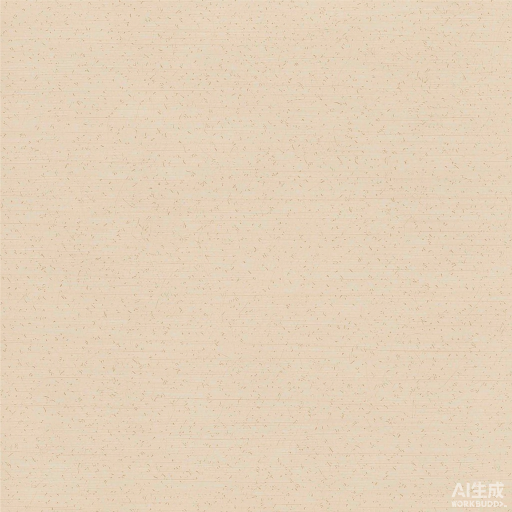
#> input picture design/brand-source/Seamless_tileable_paper_textur_2026-10-05T15-29-10.png, 1024 x 1024 px, found by its file name (shown at 1/2 size)
$ python process-brand-assets.py
#> lines starting #> are read from the running program, lines starting #| are printed output that depends on the picture
# -*- coding: utf-8 -*-
"""把 AI 生成的原图处理成小程序可直接用的资源。

做三件事：
1. 裁掉右下角水印（纹理图）
2. 压到小程序包体友好的尺寸与体积
3. 输出最终文件并打印体积对比
"""
import os
from PIL import Image

BASE = r"D:\we-chat\project\miniprogram-11\miniprogram\images\brand"

SRC_TEXTURE = os.path.join(
    BASE, "Seamless_tileable_paper_textur_2026-10-05T15-29-10.png")
SRC_MARK = os.path.join(
    BASE, "Minimal_letterpress_logo_mark__2026-10-05T15-29-11.png")

OUT_TEXTURE = os.path.join(BASE, "paper-texture.jpg")
OUT_MARK = os.path.join(BASE, "brand-mark.png")


def human(n):
    return "%.1f KB" % (n / 1024.0)


# ---------- 1. 纸张纹理 ----------
# 水印在右下角，裁掉底部 8% 即可（纹理本身近似无缝，裁切不影响观感）
im = Image.open(SRC_TEXTURE).convert("RGB")
#> im is the input picture: PIL image 1024x1024 RGB; mean R, G, B 228.2, 209, 184.8
w, h = im.size
#> w = 1024; h = 1024
im = im.crop((0, 0, w, int(h * 0.90)))
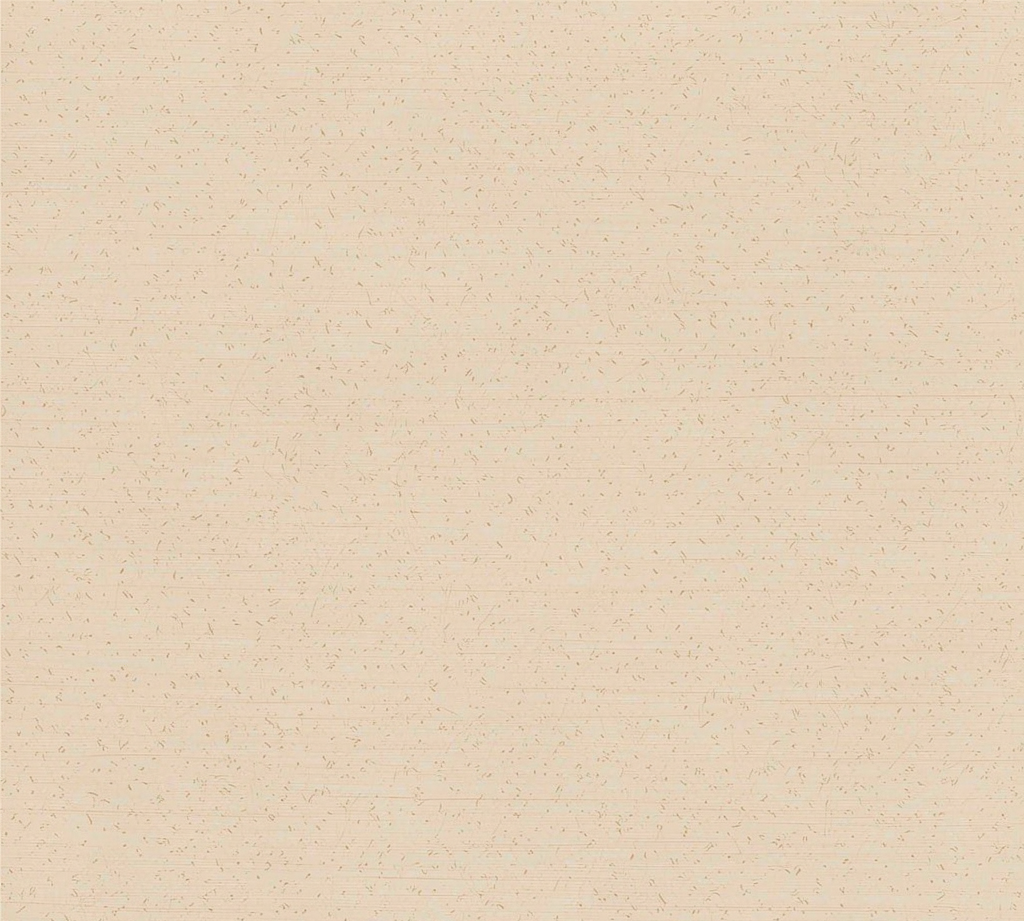
#> im: PIL image 1024x921 RGB; mean R, G, B 228.2, 208.9, 184.7
# 压到 360px：作为 repeat 背景足够，且包体友好
im = im.resize((360, int(360 * im.size[1] / im.size[0])), Image.LANCZOS)
#> im: PIL image 360x323 RGB
# JPEG 质量 72：肉眼看不出，但体积能降一个量级
im.save(OUT_TEXTURE, "JPEG", quality=72, optimize=True)

# ---------- 2. 品牌标记 ----------
# 保留透明通道，裁掉透明边后再缩放，避免图标四周留白导致视觉偏小
#> (the run stopped early here; a loop or call above may not have finished)
